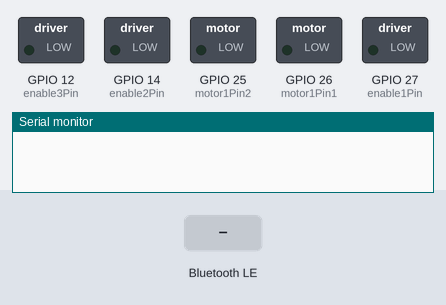
This program was run on a simulated ESP32. Parts: switched loads named in the program (green lamp = pin HIGH), the last lines printed to the serial monitor. The test bench sets the inputs (shaded band). Nothing arrives over Bluetooth unless stated; a phone connects over Bluetooth LE 3 s after start.

Above: at 0.0 s.
At 3.2 s:
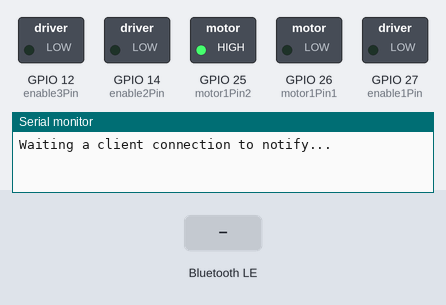
3.3 s: Bluetooth LE write "1" received
At 33.7 s:
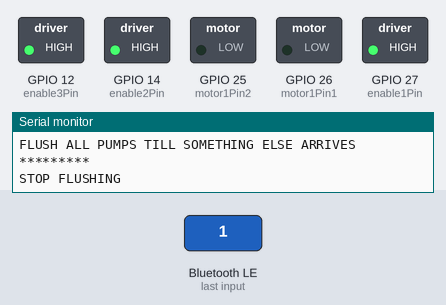
Timing chart, 0 to 34.8 s (numbered marks = the images above; inputs shaded):
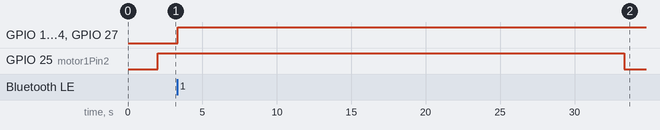

The program:

main.cpp
```cpp
/*
    Video: https://www.youtube.com/watch?v=oCMOYS71NIU
    Based on Neil Kolban example for IDF: https://github.com/nkolban/esp32-snippets/blob/master/cpp_utils/tests/BLE%20Tests/SampleNotify.cpp
    Ported to Arduino ESP32 by Evandro Copercini
    updated by chegewara
   Create a BLE server that, once we receive a connection, will send periodic notifications.
   The service advertises itself as: 4fafc201-1fb5-459e-8fcc-c5c9c331914b
   And has a characteristic of: beb5483e-36e1-4688-b7f5-ea07361b26a8
   The design of creating the BLE server is:
   1. Create a BLE Server
   2. Create a BLE Service
   3. Create a BLE Characteristic on the Service
   4. Create a BLE Descriptor on the characteristic
   5. Start the service.
   6. Start advertising.
   A connect hander associated with the server starts a background task that performs notification
   every couple of seconds.
*/
#include <Arduino.h>
#include <BLEDevice.h>
#include <BLEServer.h>
#include <WiFi.h>
#include <BLEUtils.h>
#include <BLE2902.h>
#include <stdio.h>
#include <stdlib.h>
#include <string.h>

// See the following for generating UUIDs:
// https://www.uuidgenerator.net/

#define SERVICE_UUID        "4fafc201-1fb5-459e-8fcc-c5c9c331914b"
#define SERVICE2_UUID  "91a23343-0dc2-4f31-852e-de724658e6f4"
#define SERVICE3_UUID "864dda28-8355-417d-89a1-6b69db5e55ce"
#define SERVICE4_UUID "0a5a0a7b-34a9-401c-a964-893edbc840ef"
#define SERVICE5_UUID "d7ed9b8d-062a-43ee-a0b2-7e0296d9d61b"

#define DEBUG_UUID "beb5483e-36e1-4688-b7f5-ea07361b26a8"
#define FLUSH_UUID "ae1ed7be-a009-4632-b02b-18675e8d847a"
#define FRUIT1_UUID "1ed6a335-83b5-4d58-9a94-dda45807ae41"
#define FRUIT2_UUID "fd64d496-6aeb-4374-9f69-89260a61c1c9"
#define FRUIT3_UUID "e303dd59-69bf-4027-b64d-080e023c6105"
#define SERIAL_PORT 9600

#define MIN_DISTANCE 40

const char* ssid     = "oof";
const char* password = "datsalottadamage";

BLEServer* pServer = NULL;
BLECharacteristic* pDebug = NULL;
BLECharacteristic* pFlush = NULL;
BLECharacteristic* pFruit1 = NULL;
BLECharacteristic* pFruit2 = NULL;
BLECharacteristic* pFruit3 = NULL;

bool deviceConnected = false;
bool oldDeviceConnected = false;
uint32_t value = 0;

//Distance Sensor
long duration;
int distance = 0;
const int trigPin = 4;
const int echoPin = 16;

// Motor A
int motor1Pin1 = 26;// 14;
int motor1Pin2 = 25;//15;
int enable1Pin = 27;//16;
// Motor B
//int motor2Pin1 = 32;
//int motor2Pin2 = 25;
int enable2Pin = 14;//17;
// Motor C
//int motor3Pin1 = 26;
//int motor3Pin2 = 18;
int enable3Pin = 12;//18;
// Setting PWM properties
const int freq1 = 22000;
const int freq2 = 22000;
const int freq3 = 22000;

const int pumingSpeed1 = 0;
const int pumingSpeed2 = 1;
const int pumingSpeed3 = 2;

const int resolution = 8;
int dutyCycle = 255;

int senseDistance();
void startAdvertising();

class FruitCB: public BLECharacteristicCallbacks {

    private:
      int pumpingSpeed;

    public:
      FruitCB(const int pS){
        pumpingSpeed =pS;
      }


    void onWrite(BLECharacteristic *pFruit2) {
      distance = senseDistance();

      if(distance < MIN_DISTANCE){
        int val = atoi(pFruit2->getValue().c_str());

        val = map(val,100,1900,155,255);
        if(val>255){
          val=255;
        }

        if(val > 1){
          ledcWrite(pumpingSpeed, val);
        }else{
          ledcWrite(pumpingSpeed, 0);

        }
   Serial.println(pFruit2->getValue().c_str());
            Serial.print("FruitVal:");
       Serial.println(val);

      }else{
        Serial.print("Distance: ");
        Serial.println(distance);
        ledcWrite(pumpingSpeed, 0);

      }
  }


};

class FlushCB: public BLECharacteristicCallbacks {
    void onWrite(BLECharacteristic *pFlush) {
      distance = 1;
      if(distance < MIN_DISTANCE){

            std::string value = pFlush->getValue();
              int val = atoi(pFlush->getValue().c_str());


        if (val== 1) {
        Serial.println("*********");
        Serial.print("FLUSH ALL PUMPS TILL SOMETHING ELSE ARRIVES");
        Serial.println();
        Serial.println("*********");
        ledcWrite(pumingSpeed1, 255);
        ledcWrite(pumingSpeed2, 255);
        ledcWrite(pumingSpeed3, 255);

        delay(30000);

      }
        //STOP PUMPS
        Serial.print("STOP FLUSHING");
        digitalWrite(motor1Pin1, LOW);
        digitalWrite(motor1Pin2, LOW);


    } else{
        Serial.print("Distance: ");
        Serial.println(distance);
        ledcWrite(pumingSpeed1, 0);

      }
  }
};
class DebugCB: public BLECharacteristicCallbacks {
    void onWrite(BLECharacteristic *pDEBUG) {
    if(distance < MIN_DISTANCE){

        std::string value = pDEBUG->getValue();

        if (value.length() > 0) {
          Serial.println("*********");
          Serial.print("DEBUG: ");
          for (int i = 0; i < value.length(); i++)
            Serial.print(value[i]);

          Serial.println();
          Serial.println("*********");
        }
       }else{
        Serial.print("Distance: ");
        Serial.println(distance);
        ledcWrite(pumingSpeed1, 0);

      }
}
};

class MyServerCallbacks: public BLEServerCallbacks {
    void onConnect(BLEServer* pServer) {
      deviceConnected = true;
      BLEDevice::startAdvertising();
    };

    void onDisconnect(BLEServer* pServer) {
      deviceConnected = false;
    }
};

void setup() {
  delay(2000);
  Serial.begin(SERIAL_PORT);


  pinMode(motor1Pin1, OUTPUT);
  pinMode(motor1Pin2, OUTPUT);
  pinMode(enable1Pin, OUTPUT);
  //pinMode(motor2Pin1, OUTPUT);
  //pinMode(motor2Pin2, OUTPUT);
  pinMode(enable2Pin, OUTPUT);
  //pinMode(motor3Pin1, OUTPUT);
  //pinMode(motor3Pin2, OUTPUT);
  pinMode(enable3Pin, OUTPUT);
  pinMode(trigPin, OUTPUT); // Sets the trigPin as an Output
  pinMode(echoPin, INPUT); // Sets the echoPin as an Input
   // configure LED PWM functionalitites
  ledcSetup(pumingSpeed1, freq1, resolution);
  ledcSetup(pumingSpeed2, freq2, resolution);
  ledcSetup(pumingSpeed3, freq3, resolution);

  // attach the channel to the GPIO to be controlled
  ledcAttachPin(enable1Pin, pumingSpeed1);
  ledcAttachPin(enable2Pin, pumingSpeed2);
  ledcAttachPin(enable3Pin, pumingSpeed3);
  // Create the BLE Device
  BLEDevice::init("ESP32");

  // Create the BLE Server
  pServer = BLEDevice::createServer();
  pServer->setCallbacks(new MyServerCallbacks());

  // Create the BLE Service
  BLEService *pService = pServer->createService(SERVICE_UUID);
  BLEService *pService2 = pServer->createService(SERVICE2_UUID);
  BLEService *pService3 = pServer->createService(SERVICE3_UUID);
  BLEService *pService4 = pServer->createService(SERVICE4_UUID);
  BLEService *pService5 = pServer->createService(SERVICE5_UUID);


  // Create a BLE Characteristic
  pDebug = pService->createCharacteristic(
                      DEBUG_UUID,
                      BLECharacteristic::PROPERTY_READ   |
                      BLECharacteristic::PROPERTY_WRITE
                    );
  pFlush = pService->createCharacteristic(
                     FLUSH_UUID,
                      BLECharacteristic::PROPERTY_READ   |
                      BLECharacteristic::PROPERTY_WRITE
                    );
 pFruit1 = pService2->createCharacteristic(
                     FRUIT1_UUID,
                      BLECharacteristic::PROPERTY_READ   |
                      BLECharacteristic::PROPERTY_WRITE
                    );
pFruit2 = pService2->createCharacteristic(
                     FRUIT2_UUID,
                      BLECharacteristic::PROPERTY_READ   |
                      BLECharacteristic::PROPERTY_WRITE
                    );
pFruit3 = pService2->createCharacteristic(
                     FRUIT3_UUID,
                      BLECharacteristic::PROPERTY_READ   |
                      BLECharacteristic::PROPERTY_WRITE
                    );
  // https://www.bluetooth.com/specifications/gatt/viewer?attributeXmlFile=org.bluetooth.descriptor.gatt.client_characteristic_configuration.xml
  // Create a BLE Descriptor
  pDebug->addDescriptor(new BLE2902());
  pDebug->setCallbacks(new DebugCB());
  pDebug->setValue("Hello World");

  pFlush->addDescriptor(new BLE2902());
  pFlush->setCallbacks(new FlushCB());
  pFlush->setValue("Flush");

  pFruit1->addDescriptor(new BLE2902());
  pFruit1->setCallbacks(new FruitCB(pumingSpeed1));
  pFruit1->setValue("F1");

  pFruit2->addDescriptor(new BLE2902());
  pFruit2->setCallbacks(new FruitCB(pumingSpeed2));
  pFruit2->setValue("F2");

  pFruit3->addDescriptor(new BLE2902());
  pFruit3->setCallbacks(new FruitCB(pumingSpeed3));
  pFruit3->setValue("F3");
  // Start the service
  pService->start();
  pService2->start();
  pService3->start();
  pService4->start();
  pService5->start();


  // Start advertising
  startAdvertising();

  digitalWrite(motor1Pin1, LOW);
  digitalWrite(motor1Pin2, HIGH);
  //ledcWrite(pumingSpeed1, 255);
  //ledcWrite(pumingSpeed2, 255);
  //ledcWrite(pumingSpeed3, 255);
 //ledcWrite(pumingSpeed1, 255);
  //digitalWrite(motor2Pin1, HIGH);
  //digitalWrite(motor2Pin2, LOW);
  //ledcWrite(pumingSpeed2, 100);
  //digitalWrite(motor3Pin1, HIGH);
  //digitalWrite(motor3Pin2, LOW);
  //ledcWrite(pumingSpeed3, 255);
}

void startAdvertising(){
  BLEAdvertising *pAdvertising = BLEDevice::getAdvertising();
  pAdvertising->addServiceUUID(SERVICE_UUID);
    pAdvertising->addServiceUUID(SERVICE2_UUID);
        pAdvertising->addServiceUUID(SERVICE3_UUID);
    pAdvertising->addServiceUUID(SERVICE4_UUID);

    pAdvertising->addServiceUUID(SERVICE5_UUID);


  pAdvertising->setScanResponse(false);
  pAdvertising->setMinPreferred(0x0);  // set value to 0x00 to not advertise this parameter
  BLEDevice::startAdvertising();
  Serial.println("Waiting a client connection to notify...");
}


void loop() {

    // notify changed value
    if (deviceConnected) {
        delay(10); // bluetooth stack will go into congestion, if too many packets are sent, in 6 hours test i was able to go as low as 3ms
    }
    // disconnecting
    if (!deviceConnected && oldDeviceConnected) {
        delay(500); // give the bluetooth stack the chance to get things ready
        pServer->startAdvertising(); // restart advertising
        Serial.println("start advertising");
        oldDeviceConnected = deviceConnected;
    }
    // connecting
    if (deviceConnected && !oldDeviceConnected) {
        // do stuff here on connecting
        oldDeviceConnected = deviceConnected;
    }


  }

int senseDistance(){
 // Clears the trigPin
digitalWrite(trigPin, LOW);
delayMicroseconds(2);

// Sets the trigPin on HIGH state for 10 micro seconds
digitalWrite(trigPin, HIGH);
delayMicroseconds(10);
digitalWrite(trigPin, LOW);

// Reads the echoPin, returns the sound wave travel time in microseconds
duration = pulseIn(echoPin, HIGH);

// Calculating the distance
distance= duration*0.034/2;
// Prints the distance on the Serial Monitor
//Serial.print("Distance: ");
//Serial.println(distance);
return distance;
}
```

pump.cpp
```cpp
/* #include <Arduino.h>


// Motor A
int motor1Pin1 = 17;
int motor1Pin2 = 21;
int enable1Pin = 16;

// Setting PWM properties
const int freq = 30000;
const int pwmChannel = 0;
const int resolution = 8;
int dutyCycle = 255;

void setup() {
  // sets the pins as outputs:
  pinMode(motor1Pin1, OUTPUT);
  pinMode(motor1Pin2, OUTPUT);
  pinMode(enable1Pin, OUTPUT);

  // configure LED PWM functionalitites
  ledcSetup(pwmChannel, freq, resolution);

  // attach the channel to the GPIO to be controlled
  ledcAttachPin(enable1Pin, pwmChannel);

  Serial.begin(9600);

  // testing
  Serial.print("Testing DC Motor...");
}

void loop() {
   // Stop the DC motor

//Forward
  digitalWrite(motor1Pin1, HIGH);
  digitalWrite(motor1Pin2, LOW);
  ledcWrite(pwmChannel, dutyCycle);

  // Stop the DC motor
  Serial.println("Motor stopped");
  digitalWrite(motor1Pin1, LOW);
  digitalWrite(motor1Pin2, LOW);
  delay(1000);

  // Move DC motor backwards at maximum speed
  Serial.println("Moving Backwards");
  digitalWrite(motor1Pin1, HIGH);
  digitalWrite(motor1Pin2, LOW);
  delay(2000);

  // Stop the DC motor
  Serial.println("Motor stopped");
  digitalWrite(motor1Pin1, LOW);
  digitalWrite(motor1Pin2, LOW);
  delay(1000);

  // Move DC motor forward with increasing speed

  digitalWrite(motor1Pin1, HIGH);
  digitalWrite(motor1Pin2, LOW);
  while (dutyCycle <= 255){
    ledcWrite(pwmChannel, dutyCycle);
    Serial.print("Forward with duty cycle: ");
    Serial.println(dutyCycle);
    dutyCycle = dutyCycle+5;
    delay(100);
  }

  dutyCycle = 200;

}
*/
```

Source omitted: main_cps.cpp (8048 bytes)

Measured:
- after the input at 3.3 s, GPIO 12 (enable3Pin), GPIO 14 (enable2Pin), GPIO 27 (enable1Pin): LOW → HIGH after 0.05 s; GPIO 25 (motor1Pin2): HIGH → LOW after 30.1 s
